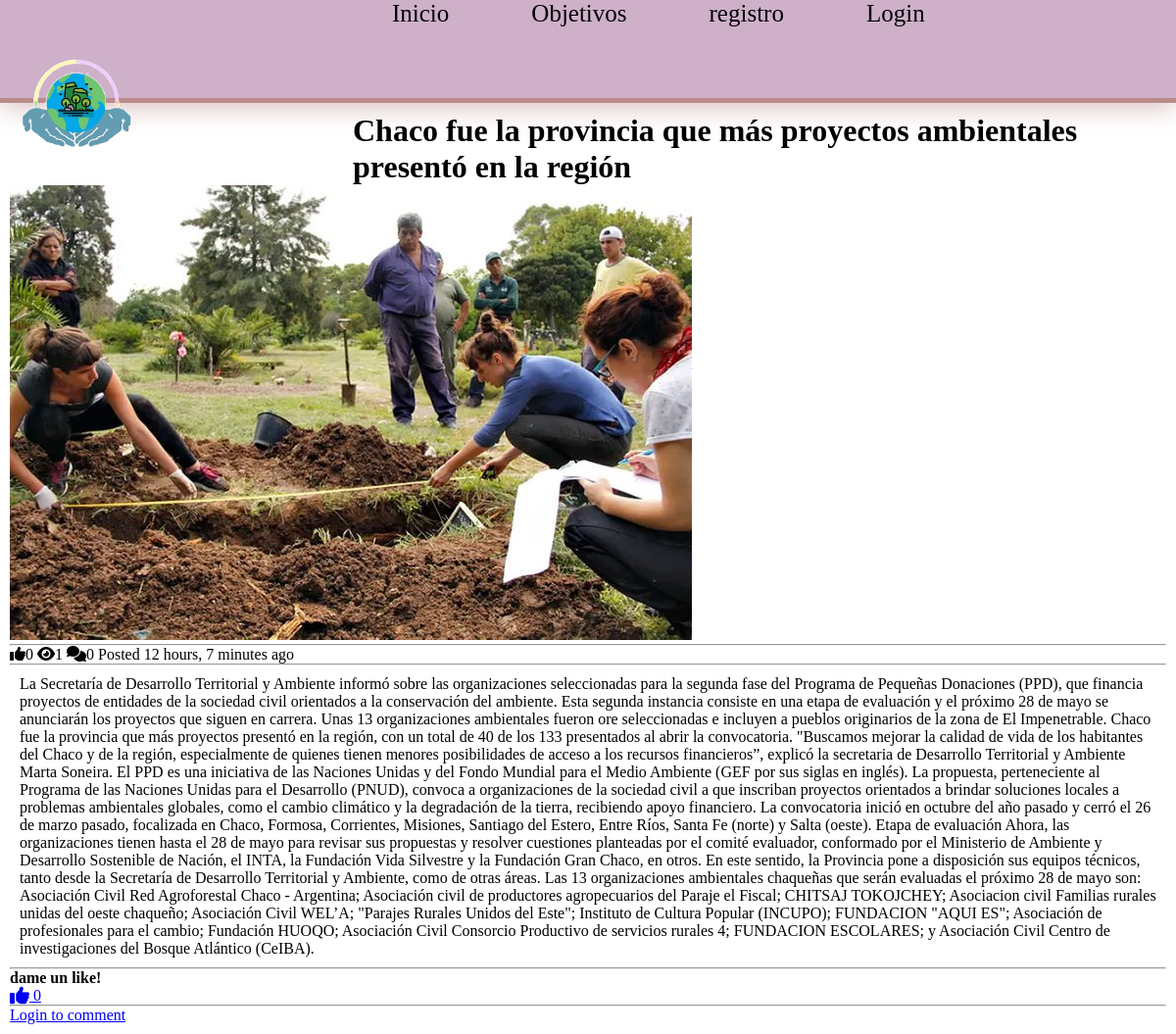
Screenshot of /3/ with the database file from the repository.
### posts/models.py (models this page shows, shortened)
class Post(models.Model):
    title= models.CharField(max_length=100)
    content= models.TextField()
    thumbnail = models.ImageField()
    publish_date = models.DateTimeField(auto_now_add=True)
    last_updated=models.DateTimeField(auto_now=True)
    author = models.ForeignKey(User, on_delete=models.CASCADE)
    slug = models.SlugField()
    def get_like_url(self):
        return reverse("like", kwargs={
            'slug': self.slug
        })
    @property
    def get_comment_count(self):
       return self.comment_set.all().count()
    @property
    def get_view_count(self):
       return self.postview_set.all().count()
    @property
    def get_like_count(self):
       return self.like_set.all().count()

### posts/views.py (the view, shortened to what this page needs)
# urls.py: path('<slug>/',PostDetailView.as_view(), name='detail'),
class PostDetailView(DetailView):
     model = Post
     def get_context_data(self, **kwargs):
          context = super().get_context_data(**kwargs)
          context.update({
               'form': CommentForm()
          })
          return context
     def get_object(self, **kwargs):
          object = super().get_object(**kwargs)
          if self.request.user.is_authenticated:
               PostView.objects.get_or_create(user=self.request.user, post=object)
          return object

### templates/posts/post_detail.html
{% extends "base.html" %}
{% block content %}
    <div class="row">
        <div class= "col-4 offset-4">
                 <div class="card" style="padding: 10px;">
                    <h1>{{ object.title}}</h1>
                    <img src="{{ object.thumbnail.url }}" class="card-img-top" alt="...">
                   <hr/>
                   <div>
                    <span><i class="fas fa-thumbs-up ml-2"></i>{{ object.get_like_count }}</span>
                    <span><i class="fas fa-eye ml-2"></i>{{ object.get_view_count }}</span>
                    <span><i class="fas fa-comments ml-2"></i>{{ object.get_comment_count }}</span>
                    <span class="float-right">Posted {{object.publish_date|timesince}} ago</span>
                </div>
                   <hr/>
                   <div style="padding: 10px;">
                       <p>{{ object.content }}</p>
                   </div>
                   <hr/>
                <div>
                    <h4>dame un like!</h4>
                    <a class= "text-muted" href= "{{ object.get_like_url }}">
                        <i class="fas fa-thumbs-up fa-lg"></i>
                        {{ object.get_like_count }}
                    </a>
                    <hr/>
                    {% if request.user.is_authenticated %}
                    <h4>comentarios aqui!</h4>
                    <form method="Post">
                        {% csrf_token %}
                        {{ form.as_p }}
                        <button class = 'btn btn-primary' type='submit'>comentario</button>
                    </form>
                    <hr/>
                    <h5>comentarios</h5>
                    {% for comment in object.comments %}
                      <div>
                         <p>
                            {{comment.content}}
                            <br/>
                            <small>{{comment.timestamp|timesince}} ago</small>
                         </p>
                      </div>
                    {%  endfor %}
                    {% else %}
                    <a href="{% url 'account_login'%}" class= "btn btn-primary btn-block">Login to comment</a>
                    {% endif %}
                </div>
            </div>
        </div>
    </div>
{% endblock content %}

### static/style.css (style rules this page uses)
* { margin: 0; padding: 0; }
body { background: white; font-family: Calibri; }

### rows the page displays
Post: title "Chaco fue la provincia que más proyectos ambientales presentó en la región", thumbnail (picture), get_like_count "0", get_view_count "1", get_comment_count "0", publish_date "12 hours, 7 minutes", content "La Secretaría de Desarrollo Territorial y Ambiente informó sobre las organizaciones seleccionadas para la segunda fase del Programa de Pequeñas Donaciones (PPD), que financia proyectos de entidades de la sociedad civil orientados a la conservación del ambiente. Esta segunda instancia consiste en una etapa de evaluación y el próximo 28 de mayo se anunciarán los proyectos que siguen en carrera. Unas 13 organizaciones ambientales fueron ore seleccionadas e incluyen a pueblos originarios de la zona de El Impenetrable. Chaco fue la provincia que más proyectos presentó en la región, con un total de 40 de los 133 presentados al abrir la convocatoria. \"Buscamos mejorar la calidad de vida de los…"
